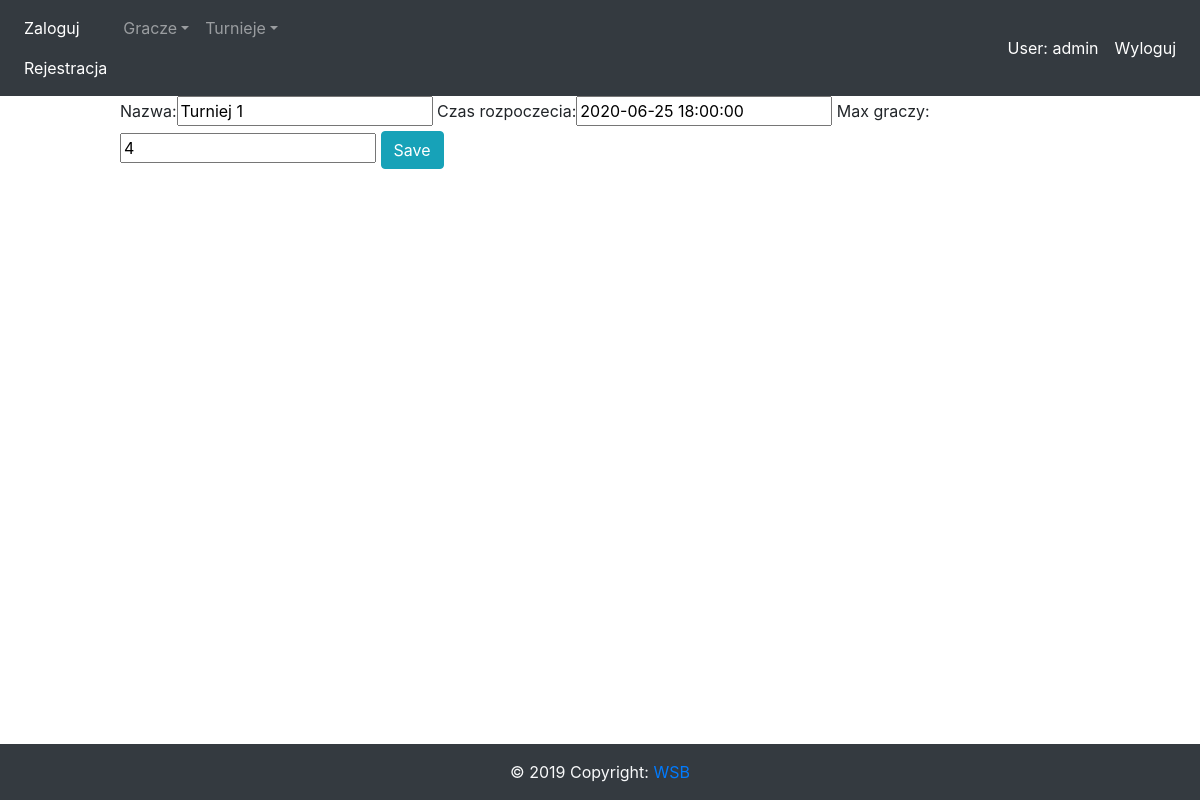
/turniej_app/lista_turniejow/1/update_turniej (signed in), run on the app's committed database.
### turniej_app/models/turnieje_model.py (models this page shows, shortened)
class Turnieje(models.Model):
    id = models.AutoField(primary_key=True)
    nazwa = models.CharField(max_length=50)
    czas_rozpoczecia = models.DateTimeField()
    max_graczy = models.IntegerField()

### turniej_app/views/turniejes_view.py (the view)
# urls.py: path('lista_turniejow/<int:pk>/update_turniej', UpdateTurniejeView.as_view(), name='update_turniej'),
class UpdateTurniejeView(UpdateView):
    model = Turnieje
    fields = ['nazwa', 'czas_rozpoczecia', 'max_graczy']

### turniej_app/templates/turniej_app/turnieje_form.html (shortened to what this page needs)
{% extends 'turniej_app/scheleton.html' %}
{% block content %}
<form method="post">
    {{ form }}
    <button type="submit" class="btn btn-info">Save</button>
</form>
{% endblock %}

### turniej_app/templates/turniej_app/header.html (shortened to what this page needs)
{% if user.is_authenticated %}
<nav class="navbar navbar-expand-sm bg-dark navbar-dark">
    <div class="collapse navbar-collapse" id="navbarSupportedContent">
        <ul class="navbar-nav mr-auto">
            <li class="nav-item active">
                <a class="nav-link" href="{% url 'login' %}">Zaloguj<span class="sr-only">(current)</span></a>
                <a class="nav-link" href="{% url 'registration' %}">Rejestracja<span class="sr-only">(current)</span></a>
            </li>
            <li class="nav-item dropdown">
                <a class="nav-link dropdown-toggle" href="#" id="navbardrop" data-toggle="dropdown">Gracze</a>
            </li>
            <li class="nav-item dropdown">
                <a class="nav-link dropdown-toggle" href="#" id="navbardrop" data-toggle="dropdown">Turnieje</a>
            </li>
        </ul>
        <ul class="navbar-nav navbar-right">
            {% if user.is_authenticated %}
                <li class="nav-item active">
                    <a class="nav-link" href="#">User: {{user.username}} <span class="sr-only">(current)</span></a>
                </li>
                <li class="nav-item active">
                    <a class="nav-link" href="{% url 'logout' %}">Wyloguj<span class="sr-only">(current)</span></a>
                </li>
            {% endif %}
        </ul>
    </div>
</nav>
{% endif %}

### data on the page
Turnieje: nazwa "Turniej 1", czas_rozpoczecia "2020-06-25 18:00:00", max_graczy "4"

### other printed values
{{ user.username }} "admin"
